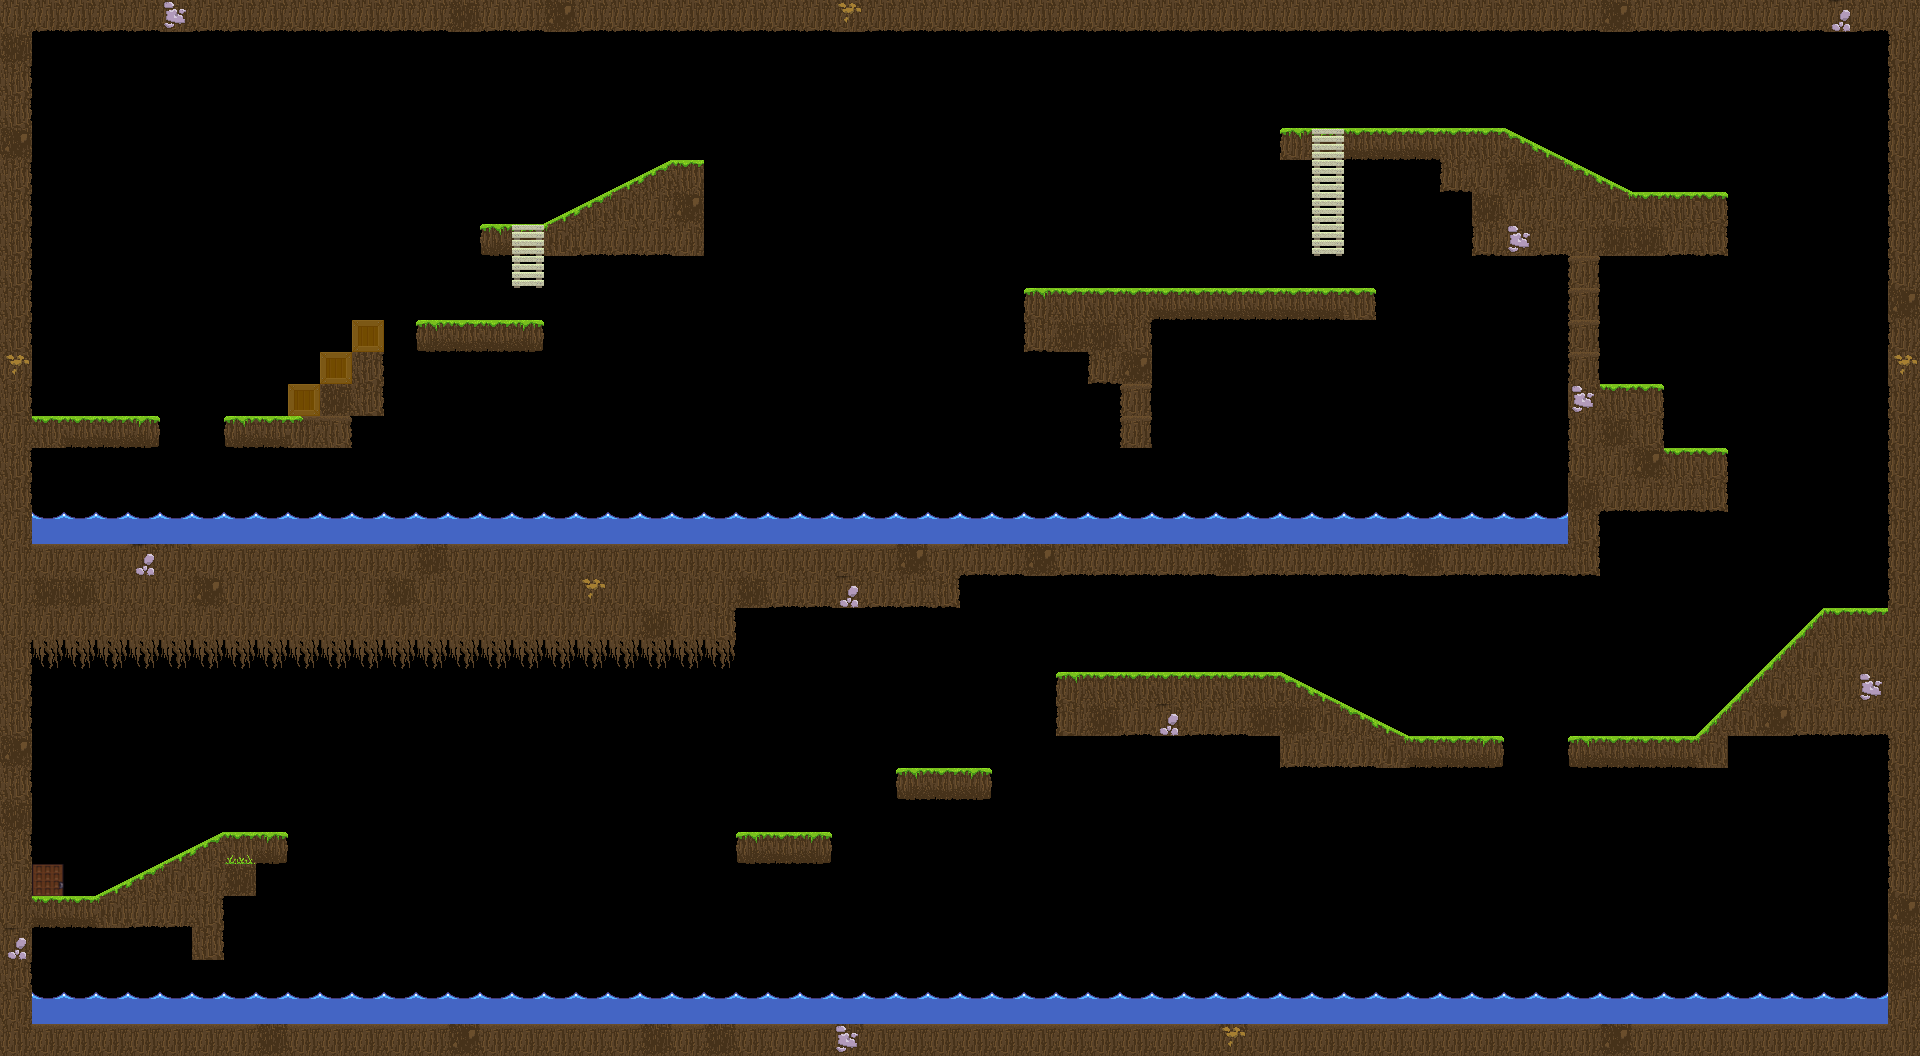

Tiled map render using the project's own tile images. Description and the map definition, with tile-layer contents summarised, below:
An orthogonal 60x33 tile map with 32x32 px tiles, 1 tile layer (Tile Layer 1) and 64 objects (37x solid, 5x archer, 4x VerticalPlatform, 3x SlopeRight, 3x enemy, ...).

<map version="1.2" tiledversion="1.2.0" orientation="orthogonal" renderorder="right-down" width="60" height="33" tilewidth="32" tileheight="32" infinite="0" nextlayerid="3" nextobjectid="97">
 <tileset firstgid="1" name="Tiles" tilewidth="32" tileheight="32" tilecount="64" columns="8">
  <image source="Media/Textures/Tiles.png" width="256" height="256" />
 </tileset>
 <layer id="1" name="Tile Layer 1" width="60" height="33">
  <data>[1980 cells, 591 non-empty, 37 distinct tile ids]</data>
 </layer>
 <objectgroup id="2" name="Object Layer 1">
  <object id="2" name="solid" x="0" y="0" width="32" height="1056" />
  <object id="4" name="solid" x="1888" y="32" width="32" height="992" />
  <object id="5" name="solid" x="32" y="0" width="1888" height="32" />
  <object id="6" name="solid" x="32" y="1024" width="1888" height="32" />
  <object id="7" name="solid" x="32" y="416" width="128" height="32" />
  <object id="8" name="solid" x="224" y="416" width="128" height="32" />
  <object id="9" name="solid" x="288" y="384" width="96" height="32" />
  <object id="11" name="solid" x="320" y="352" width="64" height="32" />
  <object id="12" name="solid" x="416" y="320" width="127.5" height="32" />
  <object id="13" name="solid" x="352" y="320" width="32" height="32" />
  <object id="14" name="solid" x="480" y="224" width="32" height="32" />
  <object id="15" name="solid" x="672" y="160" width="32" height="96" />
  <object id="16" name="solid" x="1120" y="352" width="32" height="96" />
  <object id="17" name="solid" x="1088" y="351.999" width="32" height="32" />
  <object id="18" name="solid" x="1024" y="288" width="352" height="32" />
  <object id="20" name="solid" x="1344" y="128" width="160" height="32" />
  <object id="21" name="solid" x="1280" y="128" width="32" height="32" />
  <object id="22" name="solid" x="1472" y="192" width="256" height="64" />
  <object id="23" name="solid" x="1440" y="160" width="64" height="32" />
  <object id="24" name="solid" x="1568" y="256" width="32" height="320" />
  <object id="28" name="solid" x="1664" y="448" width="64" height="64" />
  <object id="29" name="solid" x="1600" y="384" width="64" height="128" />
  <object id="31" name="solid" x="32" y="544" width="1536" height="32" />
  <object id="32" name="solid" x="32" y="576" width="928" height="32" />
  <object id="33" name="solid" x="32" y="608" width="704" height="32" />
  <object id="34" name="solid" x="1568" y="736" width="160" height="32" />
  <object id="35" name="solid" x="1824" y="608" width="64" height="128" />
  <object id="36" name="solid" x="1280" y="736" width="224" height="32" />
  <object id="37" name="solid" x="1056" y="672" width="224" height="64" />
  <object id="38" name="solid" x="896" y="768" width="96" height="32" />
  <object id="39" name="solid" x="736" y="832" width="96" height="32" />
  <object id="40" name="solid" x="224" y="832" width="64" height="32" />
  <object id="41" name="solid" x="32" y="896" width="192" height="32" />
  <object id="42" name="solid" x="224" y="864" width="32" height="32" />
  <object id="43" name="solid" x="192" y="928" width="32" height="32" />
  <object id="47" name="solid" x="544" y="224" width="128" height="32" />
  <object id="48" name="SlopeRight" x="544" y="162" width="128" height="62" />
  <object id="49" name="SlopeRight" x="96" y="834" width="128" height="62" />
  <object id="50" name="SlopeLeft" x="1280" y="674" width="128" height="62" />
  <object id="51" name="SlopeRight" x="1696" y="610" width="128" height="126" />
  <object id="52" name="SlopeLeft" x="1504" y="130" width="128" height="62" />
  <object id="53" name="player" x="64" y="320" width="20" height="27" />
  <object id="56" name="ladder" x="512" y="224" width="32" height="64" />
  <object id="58" name="ladder" x="1312" y="128" width="32" height="128" />
  <object id="59" name="enemy" x="424" y="270" width="48" height="50" />
  <object id="60" name="archer" x="1152" y="244" width="77" height="44" />
  <object id="62" name="HorizontalPlatform" x="768" y="288" width="96" height="11" />
  <object id="63" name="VerticalPlatform" x="1792" y="288" width="96" height="11" />
  <object id="64" name="VerticalPlatform" x="576" y="834" width="96" height="11" />
  <object id="65" name="VerticalPlatform" x="468" y="773" width="96" height="11" />
  <object id="66" name="VerticalPlatform" x="342" y="729" width="96" height="11" />
  <object id="75" name="hazard" x="32" y="518" width="1536" height="26" />
  <object id="77" name="hazard" x="32" y="998" width="1856" height="26" />
  <object id="78" name="hazard" x="32" y="640" width="704" height="24" />
  <object id="81" name="solid" x="1024" y="320" width="128" height="32" />
  <object id="83" name="finish" x="32" y="864" width="10" height="32" />
  <object id="89" name="enemy" x="1028" y="238" width="48" height="50" />
  <object id="90" name="archer" x="1110" y="628" width="77" height="44" />
  <object id="91" name="archer" x="1600" y="340" width="77" height="44" />
  <object id="92" name="archer" x="1664" y="404" width="77" height="44" />
  <object id="93" name="archer" x="1414" y="84" width="77" height="44" />
  <object id="94" name="enemy" x="1410.67" y="686" width="48" height="50" />
  <object id="95" name="solidOnLadder" x="512" y="224" width="32" height="5" />
  <object id="96" name="solidOnLadder" x="1312" y="128" width="32" height="5" />
 </objectgroup>
</map>